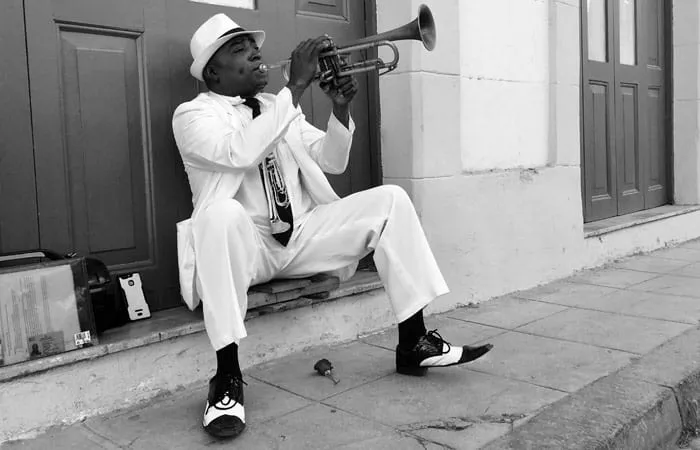
#> input picture Labo 1 - Operadores puntuales/trompetista-byn.jpg, 700 x 450 px
$ jupyter execute codigo.ipynb
#> lines starting #> are read from the running program, lines starting #| are printed output that depends on the picture; after the words box and inside, x2 and y2 are one past the last pixel; in counts of white or black regions, pixels touching at a corner belong together; long printed decimals are rounded
# Práctica 1 - Procesamiento de Imágenes

*   Lorenzo Gandolfo (169/21)
*   Malena Sol Alamo (1620/21)
*   Victoria Klimkowsky (1390/21)

## Importamos la imagen que vamos a utilizar

Imagen: https://wilberzada.com/blog/fotos-blanco-negro-con-iphone/

No la adjuntamos como archivo en el campus porque no nos dejaba subir 2 cosas

[cell 1]
# Importamos librerias

from matplotlib import pyplot as plt
import pandas as pd
from PIL import Image
import numpy as np

[cell 2]
imagen = Image.open('trompetista-byn.jpg')
#> imagen is the input picture: PIL image 700x450 RGB; mean R, G, B 145.5, 145.5, 145.5
imagen = imagen.convert('L')
#> imagen: PIL image 700x450 L
imagen = np.array(imagen)

La imagen posee 450 filas y 700 columnas, con un valores del 0 al 255 indicando la escala de gris del píxel.

[cell 3]
imagen.shape
#> Out = (450, 700)

## Multiplicación por un entero

Para analizar los resultados de multiplicar la imagen por un entero seguimos la siguiente estrategia:
1. Normalizamos la escala llevando los valores al rango [0,1]
2. Multiplicamos los valores por el entero y aquellos que se van del rango los forzamos a ser 1.
3. Nuevamente llevamos los valores al rango [0,255]
4. Devolvemos el resultado

Para el paso 2 usamos la función np.clip de la librería numpy que encuentra los valores >1 y los convierte en 1 de manera optimizada.

[cell 4]
def multiplicacion(n, imagen):
    # Normalizacion
#> called with n = 3
    imagen_normalizada = imagen / 255.0

    # Multiplicacion
    multiplicacion = imagen_normalizada * n

    # Forzamos los valores >1 a ser 1
    multiplicacion = np.clip(multiplicacion, 0, 1)

    # Devolvemos el resultado
    multiplicacion = multiplicacion * 255
    return multiplicacion.astype(np.uint8)

[cell 5]
# Resultado multiplicando por 3
multiplicacion(3,imagen)

[cell 6]
# Resultado multiplicando por 5
multiplicacion(5,imagen)

[cell 7]
# Resultado multiplicando por 10
multiplicacion(10,imagen)

Conclusión: La multiplicación*n aclara todos los valores con una intensidad n.

## Negativo

Para devolver el negativo de una función, le restamos el valor a 255. De esa manera pasamos los oscuros a claros y los claros a oscuros.

[cell 8]
def negativo_imagen(imagen):
  negativo = 255 - imagen
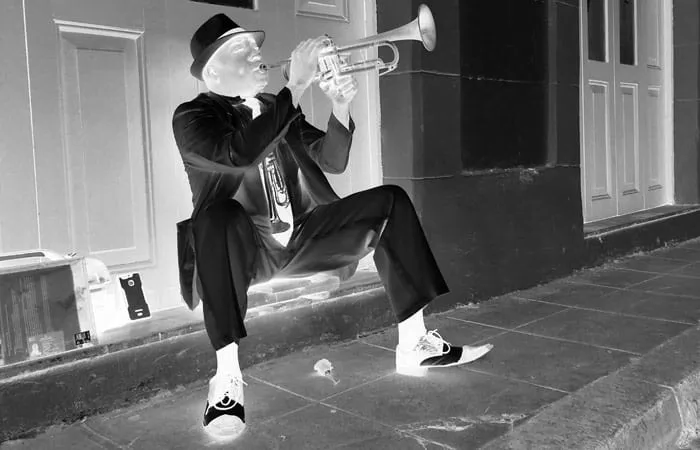
#> negativo: shape (450, 700); min 0, max 255, mean 109.5
  return negativo

[cell 9]
negativo_imagen(imagen)

## Histograma

Creamos una función para armar el histograma de los niveles de gris a mano.

[cell 10]
def frecuencias(imagen):
  frecuencias = np.zeros(256)

  # Sumamos a cada frecuencia la cantidad de valores
  for valor in imagen.flatten():
    frecuencias[valor]+=1
#> this loop made 315000 passes
#> valor on passes 1 to 3: 115, 115, 115
#> after the loop, frecuencias = 256 values, max 3904 at index 208, min 0 at index 4, mean 1230.5
  return frecuencias

def plotear_histograma(cantidad_histograma):
  # Ploteamos el histograma como un gráfico de barras de la frecuencia
  x_bins = np.linspace(0, 255, len(cantidad_histograma) + 1)
  plt.figure(figsize=(10,6))
  plt.bar(x_bins[:-1], cantidad_histograma, width=np.diff(x_bins), edgecolor="black", align="edge")
  plt.xticks(x_bins,rotation=45)
  return 0


def calculo_histograma(frecuencias,bins):
#> called with frecuencias = array of shape (256,), bins = 10
  cantidad_bin = 256//bins
#> cantidad_bin = 25
  cantidad_histograma = []
  cantidad_histograma = np.zeros(bins, dtype=int)

  # Cuento la cantidad por bin
  for i in range(bins):
      start = i * cantidad_bin
      end = (i + 1) * cantidad_bin
      cantidad_histograma[i] = np.sum(frecuencias[start:end])
#> this loop made 10 passes
#> (start, end) on passes 1 to 10: (0, 25), (25, 50), (50, 75), (75, 100), (100, 125), (125, 150), (150, 175), (175, 200), (200, 225), (225, 250)
#> after the loop, cantidad_histograma = [9464, 15418, 25775, 25630, 33474, 41799, 49050, 38765, 44099, 30661]

  # Ajusto si el redondeo me deja valores afuera
  if bins * cantidad_bin < 256:
     cantidad_histograma[-1] += np.sum(frecuencias[bins * cantidad_bin:])

  return cantidad_histograma

def histograma(imagen,bins):
  return plotear_histograma(calculo_histograma(frecuencias(imagen),bins))
#> in plotear_histograma, `x_bins = np.linspace(0, 255, len(cantidad_histograma) + 1)`: x_bins = [0, 25.5, 51, 76.5, 102, 127.5, 153, 178.5, 204, 229.5, 255]

[cell 11]
histograma(imagen,10)
#> Out = 0
#> figure, not shown here; tallest bar 49050 high, from x = 153 to 178.5

## Aumento contraste

Aumento del contraste: oscurecemos los valores que son más chicos que r1 y aclaramos los valores que son mas altos que r2.

[cell 12]
def aumento_contraste(imagen, r1, r2):

    # Inicializamos una copia de la imagen para modificarla
#> called with r1 = 100, r2 = 150
    resultado = np.copy(imagen)

    # Normalizamos para que los valores esten entre 0 y 1
    resultado=resultado/255
    imagen=imagen/255

    # Normalizamos tambien los umbrales
    r1 = r1/255
    r2 = r2/255

    # Condiciones para modificar la imagen
    dentro_rango = (imagen >= r1) & (imagen <= r2)
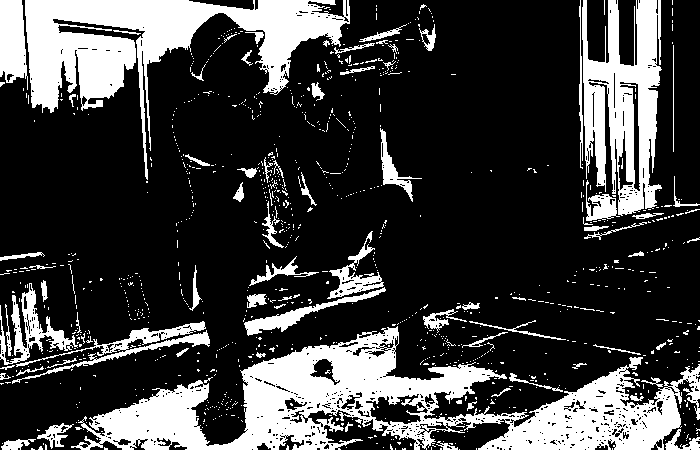
#> dentro_rango: shape (450, 700) bool; 24.6% white; 1012 white regions (935 under 20 px), largest, box (x1, y1, x2, y2) and area: (71, 326, 700, 450) 30090, (25, 0, 350, 180) 18426, (582, 0, 662, 216) 10177
    por_debajo_r1 = imagen < r1
#> por_debajo_r1: shape (450, 700) bool; 24.2% white; 267 white regions (225 under 20 px), largest, box (x1, y1, x2, y2) and area: (0, 0, 269, 368) 45127, (285, 0, 434, 198) 11136, (634, 0, 675, 212) 3453
    por_encima_r2 = imagen > r2
#> por_encima_r2: shape (450, 700) bool; 51.2% white; 351 black regions (319 under 20 px), largest, box (x1, y1, x2, y2) and area: (0, 0, 436, 385) 84939, (71, 304, 700, 450) 39390, (579, 0, 700, 225) 18094

    # Aplicamos transformaciones
    resultado[por_debajo_r1] = imagen[por_debajo_r1] / 2
    resultado[por_encima_r2] = imagen[por_encima_r2] * 2

    # Devolvemos la imagen
    resultado = resultado * 255
    resultado = resultado.clip(0, 255).astype(np.uint8)
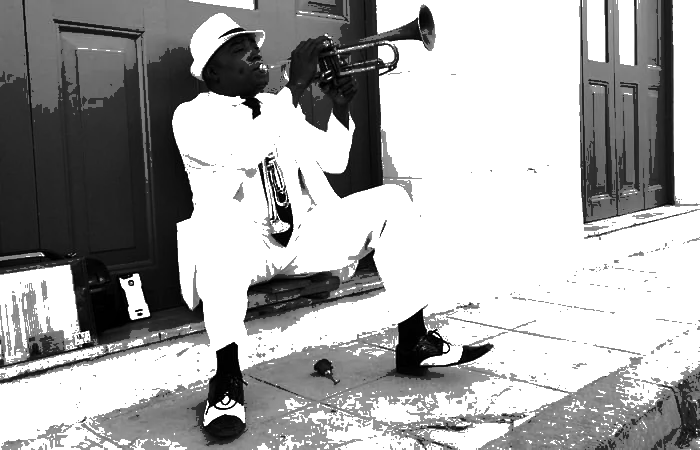
#> resultado: shape (450, 700); min 0, max 255, mean 168.8

    return resultado

[cell 13]
# Ejemplo de aumento de contraste
aumento_contraste(imagen, 100, 150)

Miramos el histograma de la imagen elegida y elegimos a ojo r1=50 y r2=225.

[cell 14]
histograma(imagen,15)
#> the loop in frecuencias (call 2), `for valor in imagen.flatten():` made 315000 passes
#> the loop in calculo_histograma (call 2), `for i in range(bins):` made 15 passes
#> (start, end) on passes 1 to 12: (0, 17), (17, 34), (34, 51), (51, 68), (68, 85), (85, 102), (102, 119), (119, 136), (136, 153), (153, 170), (170, 187), (187, 204)
#> Out = 0
#> figure, not shown here; tallest bar 35563 high, from x = 204 to 221

[cell 15]
aumento_contraste(imagen,15,220)
#> call 2 of aumento_contraste, with r1 = 15, r2 = 220
#> in aumento_contraste (call 2), `dentro_rango = (imagen >= r1) & (imagen <= r2)`:
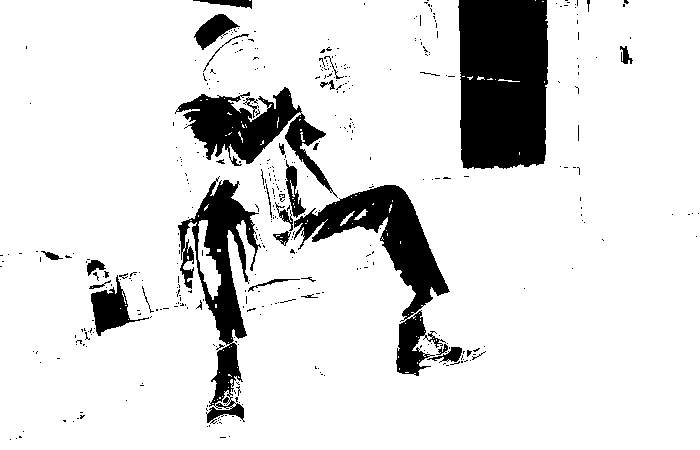
#> dentro_rango: shape (450, 700) bool; 87% white; 424 black regions (388 under 20 px), largest, box (x1, y1, x2, y2) and area: (458, 0, 548, 169) 14306, (294, 185, 450, 376) 8248, (178, 176, 261, 424) 6850
#> in aumento_contraste (call 2), `por_debajo_r1 = imagen < r1`: por_debajo_r1: shape (450, 700) bool; 1.8% white; 261 white regions (237 under 20 px), largest, box (x1, y1, x2, y2) and area: (396, 310, 446, 376) 1412, (91, 275, 149, 336) 1337, (209, 343, 243, 409) 1025
#> in aumento_contraste (call 2), `por_encima_r2 = imagen > r2`:
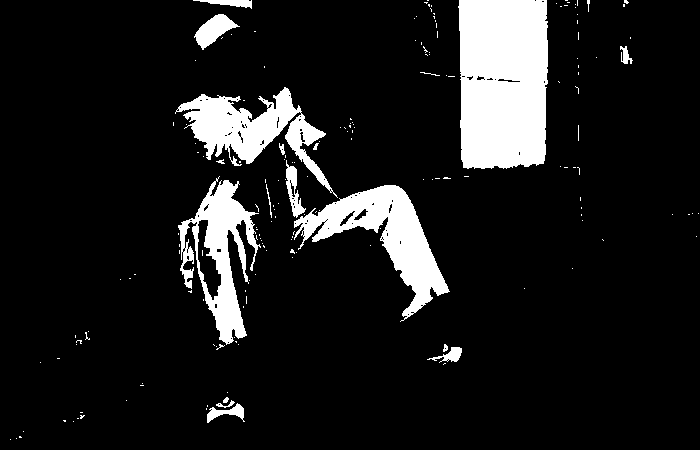
#> por_encima_r2: shape (450, 700) bool; 11.2% white; 182 white regions (163 under 20 px), largest, box (x1, y1, x2, y2) and area: (458, 0, 548, 169) 14306, (294, 185, 450, 322) 6836, (175, 87, 338, 198) 5874
#> in aumento_contraste (call 2), `resultado[por_debajo_r1] = imagen[por_debajo_r1] / 2`: resultado: shape (450, 700) float64; min 0, max 1, mean 0.57
#> in aumento_contraste (call 2), `resultado[por_encima_r2] = imagen[por_encima_r2] * 2`:
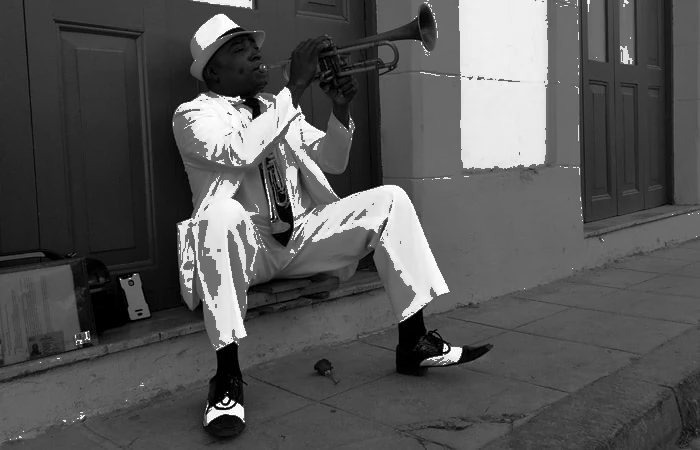
#> resultado: shape (450, 700) float64; min 0, max 2, mean 0.673; drawn with min black and max white

## Binarizacion

Binarizamos la imagen usando un umbral de binarizacion. Todos los valores por debajo del umbral se van a 0, y todos los valores por encima se van a 255.

[cell 16]
def binarizacion(imagen, u):

    # Inicializa una copia de la imagen para modificarla
#> called with u = 150
    resultado = np.copy(imagen)

    # Normalizacion
    resultado=resultado/255
    imagen=imagen/255
    u = u/255

    # Condiciones para modificar la imagen
    por_debajo_u = imagen < u
#> por_debajo_u: shape (450, 700) bool; 48.1% white; 355 white regions (319 under 20 px), largest, box (x1, y1, x2, y2) and area: (0, 0, 436, 384) 84640, (78, 304, 700, 450) 37511, (579, 0, 700, 225) 18037
    por_encima_u = imagen >= u

    # Aplicar transformaciones
    resultado[por_debajo_u] = 0
    resultado[por_encima_u] = 255

    resultado = resultado.astype(np.uint8)
    return resultado

[cell 17]
# Ejemplo de binarizacion
binarizacion(imagen,150)

Para encontrar un valor correcto de binarizacion usamos dos estrategias: miramos el histograma, usamos la mediana, usamos el promedio y el valor 127 (la mitad de 255)

[cell 18]
histograma(imagen,25)
#> Out = 0
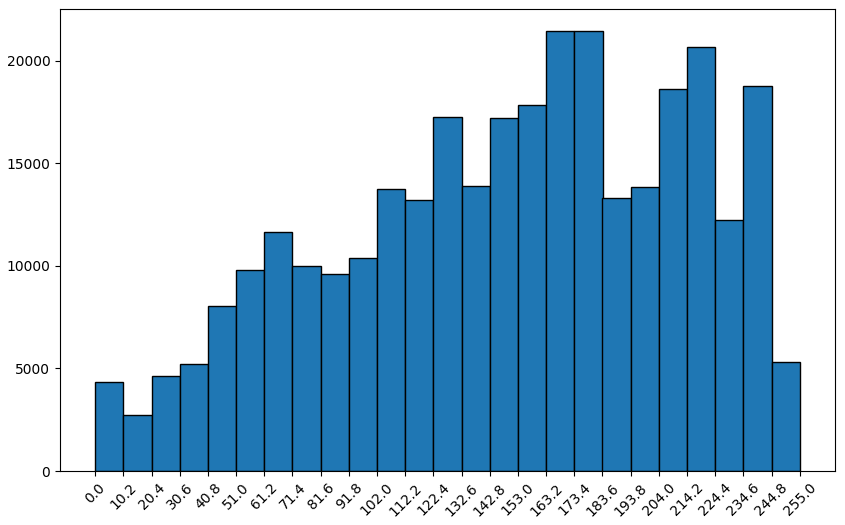
#> figure drawn by matplotlib, 1 panel; tallest bar 21442 high, from x = 173.4 to 183.6

[cell 19]
binarizacion(imagen,153)
#> call 2 of binarizacion, with u = 153
#> in binarizacion (call 2), `por_debajo_u = imagen < u`: por_debajo_u: shape (450, 700) bool; 49.5% white; 345 white regions (315 under 20 px), largest, box (x1, y1, x2, y2) and area: (0, 0, 436, 385) 85234, (1, 304, 700, 450) 41667, (579, 0, 700, 225) 18134
#> in binarizacion (call 2), `resultado[por_debajo_u] = 0`:
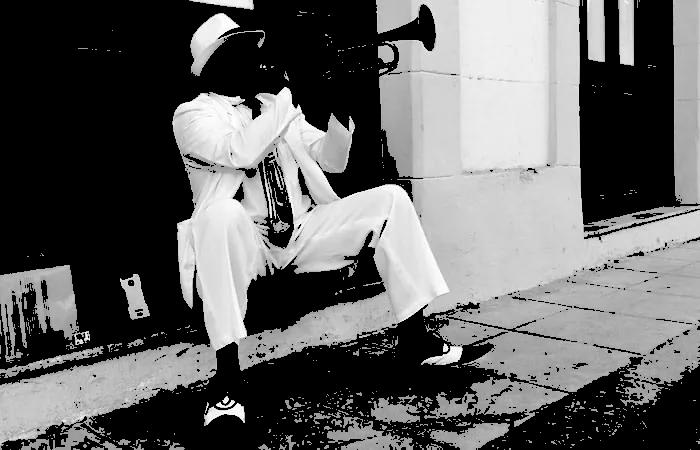
#> resultado: shape (450, 700) float64; min 0, max 1, mean 0.388

[cell 20]
median = np.median(imagen)
#> median = 153
print("La mediana es",median)
#| La mediana es 153.0
binarizacion(imagen,median)

[cell 21]
mean = np.mean(imagen)
#> mean = 145.5
print("La media es",mean)
#| La media es 145.510
binarizacion(imagen,mean)
#> call 4 of binarizacion, with u = 145.5
#> in binarizacion (call 4), `u = u/255`: u = 0.571
#> in binarizacion (call 4), `por_debajo_u = imagen < u`:
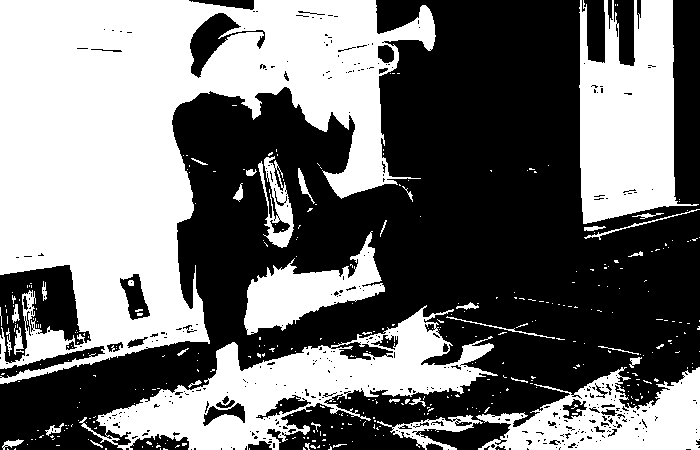
#> por_debajo_u: shape (450, 700) bool; 45.5% white; 379 white regions (342 under 20 px), largest, box (x1, y1, x2, y2) and area: (0, 0, 436, 384) 83107, (79, 305, 498, 450) 20615, (579, 0, 699, 224) 17647
#> in binarizacion (call 4), `resultado[por_debajo_u] = 0`:
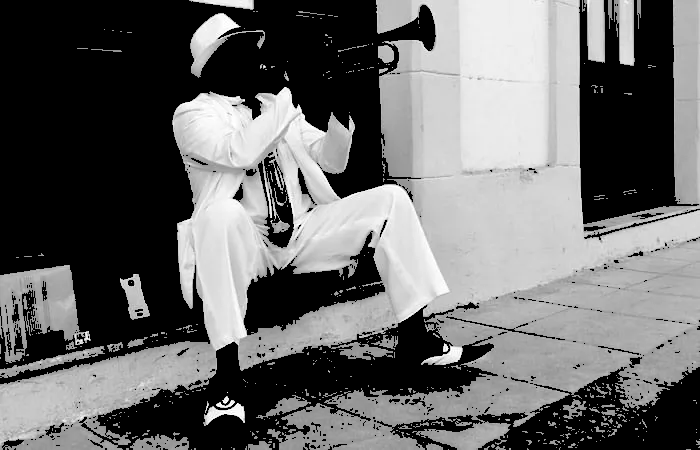
#> resultado: shape (450, 700) float64; min 0, max 1, mean 0.412

[cell 22]
binarizacion(imagen,127)

El valor que elegimos a ojo es casualmente la media. Vemos que es similar a la mediana, por lo que nos da una pista de que los datos estan distribuidos de manera pareja.

## Ecualizacion histograma

[cell 23]
def ecualizacion(frecuencia):
  s = []  # Lista para almacenar los valores del CDF normalizado

  # Paso 1: Calcular el primer valor del CDF normalizado
  s.append(frecuencia[0] / sum(frecuencia))

  # Paso 2: Calcular los siguientes valores del CDF normalizado
  for i in range(1, 256):
      s.append(s[i-1] + frecuencia[i] / sum(frecuencia))
  return s

def histograma_ecualizado(imagen,bins):
  frecuencia = frecuencias(imagen)  # Obtener el vector de frecuencias
  return plotear_histograma(calculo_histograma(ecualizacion(frecuencia),bins))

[cell 24]
histograma(imagen,10)
#> Out = 0

[cell 25]
histograma_ecualizado(imagen,10)
#> in histograma_ecualizado, `frecuencia = frecuencias(imagen)`: frecuencia has the same summary as frecuencias in frecuencias
#> after the loop in ecualizacion, `for i in range(1, 256):`: s = 256 values from 0.0014 to 1
#> Out = 0

[cell 26]
# Imagen ecualizada
len(ecualizacion(imagen))
#> Out = 256

##Ecualizacion dos veces del histograma

[cell 27]
def ecualizo_dos_veces(ima):
  s = ecualizacion(frecuencias(imagen))
#> s = 256 values from 0.0014 to 1

  # Convertir los valores de s al rango [0, 255]
  s = np.array(s) * 255
#> s = 256 values from 0.358 to 255
  s = s.astype('uint8')  # Convertir a enteros de 8 bits
#> s = 256 values from 0 to 255

  # Crear la imagen ecualizada utilizando el CDF
  ima_ecualizada = s[ima]

  ## Muestro las imagenes y sus histogramas
  fig, axs = plt.subplots(3, 2, figsize=(15, 10))
  axs[0,0].imshow(imagen, cmap='gray')
  axs[0,0].set_title('Imagen Original')
  axs[0,0].axis('off')

  histograma_normal = calculo_histograma(frecuencias(imagen),10)
#> histograma_normal = [9464, 15418, 25775, 25630, 33474, 41799, 49050, 38765, 44099, 31526]
  x_bins = np.linspace(0, 255, len(histograma_normal) + 1)
  axs[0,1].bar(x_bins[:-1], histograma_normal, width=np.diff(x_bins), edgecolor="black", align="edge")
  axs[0,1].set_xticks(x_bins)
  axs[0,1].set_title('Histograma de la imagen original')

  axs[1,0].imshow(ima_ecualizada, cmap='gray')
  axs[1,0].set_title('Imagen Ecualizada')
  axs[1,0].axis('off')

  axs[1,1].bar(x_bins[:-1], calculo_histograma(frecuencias(ima_ecualizada),10), width=np.diff(x_bins), edgecolor="black", align="edge")
  axs[1,1].set_xticks(x_bins)
  axs[1,1].set_title('Histograma de la imagen ecualizada')

  s2 = ecualizacion(frecuencias(ima_ecualizada))
#> s2 = 256 values from 0.00249 to 1
  s2 = np.array(s2) * 255
#> s2 = 256 values from 0.634 to 255
  s2 = s2.astype('uint8')
#> s2 = 256 values from 0 to 255
  ima_ecualizada2 = s2[ima_ecualizada]


  axs[2,0].imshow(ima_ecualizada2, cmap='gray')
  axs[2,0].set_title('Imagen Ecualizada 2 veces')
  axs[2,0].axis('off')

  axs[2,1].bar(x_bins[:-1], calculo_histograma(frecuencias(ima_ecualizada2),10), width=np.diff(x_bins), edgecolor="black", align="edge")
  axs[2,1].set_xticks(x_bins)
  axs[2,1].set_title('Histograma de la imagen ecualizada 2 veces')

  plt.show()

No cambia mucho la imagen al ecualizar dos veces pues los grises ya se distribuyeron uniformemente al ecualizarse por primera vez

[cell 28]
ecualizo_dos_veces(imagen)

## Modificacion del histograma

[cell 29]
# Función para modificar el histograma utilizando la solución analítica de la clase

# Crear matriz D bidiagonal para la suavización
def crear_matriz_D(n):
    D = np.zeros((n, n))
    for i in range(n-1):
        D[i, i] = 1
        D[i, i+1] = -1
    return D

def modificar_histograma(h0, lambda_val, gamma_val,u):
    # Matrices a usar
    I = np.eye(h0.shape[0])
    D = crear_matriz_D(h0.shape[0])

    # Solución cerrada para la modificación del histograma
    term1 = (1 + lambda_val) * I + gamma_val * np.dot(D.T,D)
    inv_term1 = np.linalg.inv(term1)
    term2 = h0 + lambda_val * u

    h_mono = np.dot(inv_term1, term2)

    return h_mono

[cell 30]
# Histograma original
h0 = calculo_histograma(imagen,10)
#> h0 = [2700754, 2538710, 2360907, 2231189, 2625068, 2707694, 2428793, 2409029, 2727116, 23106463]

# Histograma uniforme
u = np.ones_like(h0) * np.sum(h0) / len(h0)
#> u = [4583572.3, 4583572.3, 4583572.3, 4583572.3, 4583572.3, 4583572.3, 4583572.3, 4583572.3, 4583572.3, 4583572.3]

plotear_histograma(modificar_histograma(h0,1,1,u))
#> in modificar_histograma, `term2 = h0 + lambda_val * u`: term2 = [7284326.3, 7122282.3, 6944479.3, 6814761.3, 7208640.3, 7291266.3, 7012365.3, 6992601.3, 7310688.3, 27690035.3]
#> in modificar_histograma, `h_mono = np.dot(inv_term1, term2)`: h_mono = [3613914, 3557415.6, 3493466.3, 3471970.1, 3579652.7, 3638000.5, 3681083.1, 4073966.5, 5622181.8, 11104072.4]
#> Out = 0

[cell 31]
# Histograma original
h0 = calculo_histograma(imagen,256)
#> h0 = 256 values, max 117317 at index 226, min 84230 at index 84, mean 102658.5

# Histograma uniforme
u = np.ones_like(h0) * np.sum(h0) / len(h0)
#> u = 256 values from 102658.5 to 102658.5

# Modificar histograma
histograma_modificado = modificar_histograma(h0,1,1,u)
#> histograma_modificado = 256 values, max 109903.8 at index 226, min 93510.9 at index 84, mean 102658.5

# Ecualizar histograma
histograma_ecualizado = ecualizacion(histograma_modificado)
#> histograma_ecualizado = 256 values from 0.00414 to 1
histograma_ecualizado = np.array(histograma_ecualizado)*255
#> histograma_ecualizado = 256 values from 1.05 to 255
histograma_ecualizado = histograma_ecualizado.astype('uint8')
#> histograma_ecualizado = 256 values from 1 to 254

"""
# Mostrar los resultados
fig, axs = plt.subplots(2, 2, figsize=(10, 10))

axs[0, 0].imshow(imagen, cmap='gray')
axs[0, 0].set_title('Imagen Original')
axs[0, 0].axis('off')

axs[0, 1].plot(h0)
axs[0, 1].set_title('Histograma Original')
axs[1, 0].imshow(histograma(imagen,10), cmap='gray')
axs[1, 0].set_title('Imagen Modificada')
axs[1, 0].axis('off')

axs[1, 1].plot()
axs[1, 1].set_title('Histograma Modificado')
axs[1, 1].imshow(plotear_histograma(histograma_modificado,10), cmap='gray')
axs[1, 1].set_title('Imagen Ecualizada')
axs[1, 1].axis('off')
"""

## Muestro las imagenes y sus histogramas
fig, axs = plt.subplots(2, 2, figsize=(15, 10))
axs[0,0].imshow(imagen, cmap='gray')
axs[0,0].set_title('Imagen Original')
axs[0,0].axis('off')

histograma_normal = calculo_histograma(frecuencias(imagen),256)
#> histograma_normal has the same summary as frecuencias in frecuencias
x_bins = np.linspace(0, 255, len(histograma_normal) + 1)
#> x_bins = 257 values from 0 to 255
axs[0,1].bar(x_bins[:-1], histograma_normal, width=np.diff(x_bins), edgecolor="black", align="edge")
axs[0,1].set_xticks(x_bins)
axs[0,1].set_title('Histograma de la imagen original')

imagen_modificada_ecualizada = histograma_ecualizado[imagen]
axs[1,0].imshow(imagen_modificada_ecualizada, cmap='gray')
axs[1,0].set_title('Imagen Ecualizada')
axs[1,0].axis('off')

axs[1,1].bar(x_bins[:-1], histograma_modificado, width=np.diff(x_bins), edgecolor="black", align="edge")
axs[1,1].set_xticks(x_bins)
axs[1,1].set_title('Histograma de la imagen ecualizada')

plt.tight_layout()
plt.show()

Mostramos primero el histograma original y luego el histograma modificado

[cell 32]
hist_nor = plotear_histograma(calculo_histograma(histograma_normal, 20))
#> hist_nor = 0
hist_mod = plotear_histograma(calculo_histograma(histograma_modificado, 20))
#> hist_mod = 0

print(hist_nor)
#| 0
print(hist_mod)
#| 0
